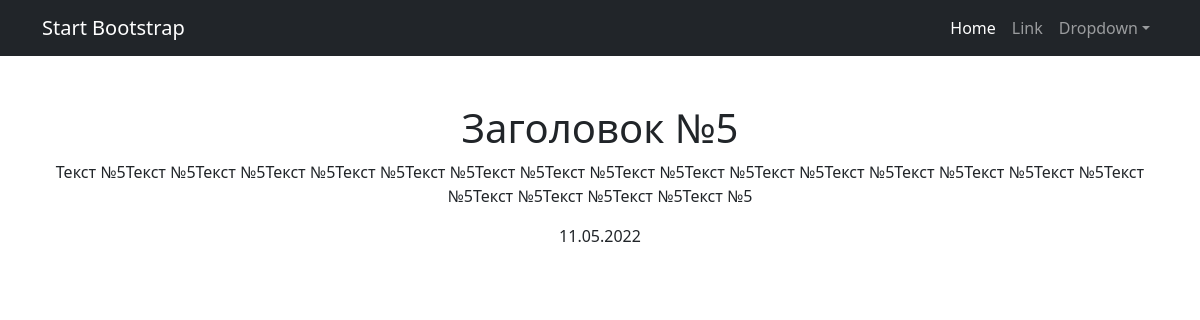
/news/5, run on the app's committed database.
### news/models.py (models this page shows, shortened)
class Post(models.Model):
    article = 'AR'
    news = 'NE'
    post_types = [(article, 'статья'), (news, 'новость')]
    author = models.ForeignKey(Author, on_delete=models.CASCADE)
    post_type = models.CharField(
        max_length=2,
        choices=post_types,
        default=article
    )
    creation_time = models.DateTimeField(auto_now_add=True)
    categories = models.ManyToManyField(Category, through='PostCategory')
    title = models.TextField()
    content = models.TextField()
    rank = models.IntegerField(default=0)

### news/views.py (the view)
# urls.py: path('<int:pk>', NewsDetail.as_view(), name='news_details'),
class NewsDetail(DetailView):
    model = Post
    template_name = 'news_detail.html'
    context_object_name = 'news_detail'
    def get_context_data(self, **kwargs):
        context = super().get_context_data(**kwargs)
        context['publication_date'] = self.object.creation_time.strftime('%d.%m.%Y')
        return context

### news/templatetags/custom_filters.py (called while the page is built)
@register.filter()
def censor(text_to_filter):
    bad_words = [
        'на',
        'не',
        'ли',
        'это',
    ]
    filtered_text = text_to_filter
    for bw in bad_words:
        filtered_text = filtered_text.replace(bw, '*' * len(bw))
    return filtered_text

### templates/news_detail.html (shortened to what this page needs)
{% extends 'default.html' %}
{% load custom_filters %}
{% block content %}
    <h1>
        {{news_detail.title | censor}}
    </h1>
    <p>
        {{news_detail.content | censor}}
    </p>
    <p>
        {{publication_date}}
    </p>
{% endblock content %}

### data on the page
Post: title|censor "Заголовок №5", content|censor "Текст №5Текст №5Текст №5Текст №5Текст №5Текст №5Текст №5Текст №5Текст №5Текст №5Текст №5Текст №5Текст №5Текст №5Текст №5Текст №5Текст №5Текст №5Текст №5Текст №5"

### other printed values
{{ publication_date }} "11.05.2022"
